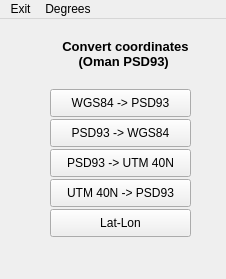
<?xml version="1.0" encoding="UTF-8"?>
<ui version="4.0">
 <class>MainWindow</class>
 <widget class="QMainWindow" name="MainWindow">
  <property name="geometry">
   <rect>
    <x>0</x>
    <y>0</y>
    <width>226</width>
    <height>279</height>
   </rect>
  </property>
  <property name="windowTitle">
   <string>Convert coordinates</string>
  </property>
  <widget class="QWidget" name="centralwidget">
   <property name="enabled">
    <bool>true</bool>
   </property>
   <widget class="QPushButton" name="pb2_psd93_wgs84">
    <property name="geometry">
     <rect>
      <x>50</x>
      <y>100</y>
      <width>141</width>
      <height>28</height>
     </rect>
    </property>
    <property name="text">
     <string>PSD93 -&gt; WGS84</string>
    </property>
   </widget>
   <widget class="QPushButton" name="pb3_psd93_utm40">
    <property name="geometry">
     <rect>
      <x>50</x>
      <y>130</y>
      <width>141</width>
      <height>28</height>
     </rect>
    </property>
    <property name="text">
     <string>PSD93 -&gt; UTM 40N</string>
    </property>
   </widget>
   <widget class="QPushButton" name="pb4_utm40_psd93">
    <property name="geometry">
     <rect>
      <x>50</x>
      <y>160</y>
      <width>141</width>
      <height>28</height>
     </rect>
    </property>
    <property name="text">
     <string>UTM 40N -&gt; PSD93</string>
    </property>
   </widget>
   <widget class="QPushButton" name="pb1_wgs84_psd93">
    <property name="geometry">
     <rect>
      <x>50</x>
      <y>70</y>
      <width>141</width>
      <height>28</height>
     </rect>
    </property>
    <property name="text">
     <string>WGS84 -&gt; PSD93</string>
    </property>
    <property name="default">
     <bool>false</bool>
    </property>
    <property name="flat">
     <bool>false</bool>
    </property>
   </widget>
   <widget class="QPushButton" name="pb5_lon_lat">
    <property name="geometry">
     <rect>
      <x>50</x>
      <y>190</y>
      <width>141</width>
      <height>28</height>
     </rect>
    </property>
    <property name="text">
     <string>Lat-Lon</string>
    </property>
   </widget>
   <widget class="QLabel" name="label">
    <property name="enabled">
     <bool>true</bool>
    </property>
    <property name="geometry">
     <rect>
      <x>20</x>
      <y>10</y>
      <width>211</width>
      <height>51</height>
     </rect>
    </property>
    <property name="font">
     <font>
      <pointsize>10</pointsize>
      <weight>75</weight>
      <bold>true</bold>
      <kerning>false</kerning>
     </font>
    </property>
    <property name="mouseTracking">
     <bool>true</bool>
    </property>
    <property name="lineWidth">
     <number>1</number>
    </property>
    <property name="text">
     <string>&lt;html&gt;&lt;head/&gt;&lt;body&gt;&lt;p align=&quot;center&quot;&gt;&lt;span style=&quot; font-size:10pt;&quot;&gt;Convert coordinates&lt;br&gt;(Oman PSD93)&lt;/span&gt;&lt;/body&gt;&lt;/head&gt;&lt;/html&gt;
</string>
    </property>
    <property name="textFormat">
     <enum>Qt::AutoText</enum>
    </property>
   </widget>
  </widget>
  <widget class="QMenuBar" name="menuBar">
   <property name="geometry">
    <rect>
     <x>0</x>
     <y>0</y>
     <width>226</width>
     <height>22</height>
    </rect>
   </property>
   <widget class="QMenu" name="menuExit">
    <property name="tearOffEnabled">
     <bool>false</bool>
    </property>
    <property name="title">
     <string>Exit</string>
    </property>
    <addaction name="actionQuit"/>
   </widget>
   <widget class="QMenu" name="menuFormat">
    <property name="title">
     <string>Degrees</string>
    </property>
    <addaction name="actionDegrees"/>
    <addaction name="actionDMS"/>
   </widget>
   <addaction name="menuExit"/>
   <addaction name="menuFormat"/>
  </widget>
  <action name="actionQuit">
   <property name="text">
    <string>Quit</string>
   </property>
  </action>
  <action name="actionDegrees">
   <property name="checkable">
    <bool>true</bool>
   </property>
   <property name="checked">
    <bool>true</bool>
   </property>
   <property name="text">
    <string>Degrees</string>
   </property>
  </action>
  <action name="actionDMS">
   <property name="checkable">
    <bool>true</bool>
   </property>
   <property name="text">
    <string>DMS</string>
   </property>
  </action>
 </widget>
 <tabstops>
  <tabstop>pb1_wgs84_psd93</tabstop>
  <tabstop>pb2_psd93_wgs84</tabstop>
  <tabstop>pb3_psd93_utm40</tabstop>
  <tabstop>pb4_utm40_psd93</tabstop>
  <tabstop>pb5_lon_lat</tabstop>
 </tabstops>
 <resources/>
 <connections/>
</ui>
